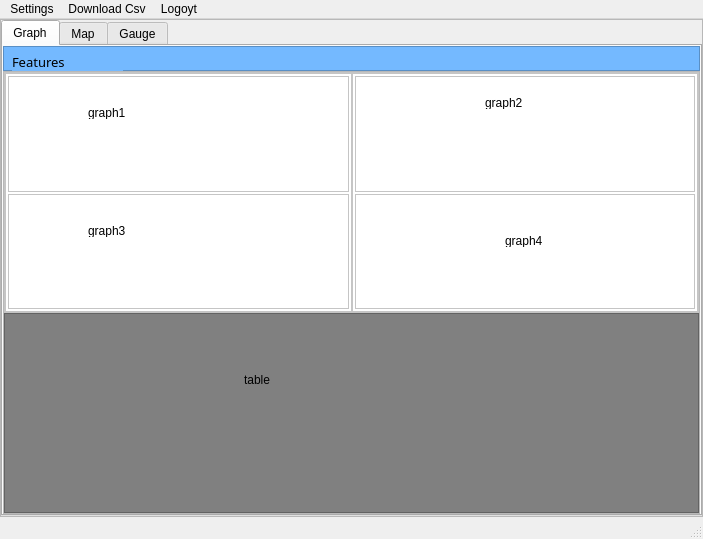
<?xml version="1.0" encoding="UTF-8"?>
<ui version="4.0">
 <class>MainWindow</class>
 <widget class="QMainWindow" name="MainWindow">
  <property name="geometry">
   <rect>
    <x>0</x>
    <y>0</y>
    <width>703</width>
    <height>539</height>
   </rect>
  </property>
  <property name="windowTitle">
   <string>MainWindow</string>
  </property>
  <widget class="QWidget" name="centralwidget">
   <layout class="QHBoxLayout" name="horizontalLayout">
    <property name="spacing">
     <number>0</number>
    </property>
    <property name="leftMargin">
     <number>0</number>
    </property>
    <property name="topMargin">
     <number>0</number>
    </property>
    <property name="rightMargin">
     <number>0</number>
    </property>
    <property name="bottomMargin">
     <number>0</number>
    </property>
    <item>
     <widget class="QFrame" name="frame">
      <property name="frameShape">
       <enum>QFrame::StyledPanel</enum>
      </property>
      <property name="frameShadow">
       <enum>QFrame::Raised</enum>
      </property>
      <layout class="QHBoxLayout" name="horizontalLayout_2">
       <property name="spacing">
        <number>0</number>
       </property>
       <property name="leftMargin">
        <number>0</number>
       </property>
       <property name="topMargin">
        <number>0</number>
       </property>
       <property name="rightMargin">
        <number>0</number>
       </property>
       <property name="bottomMargin">
        <number>0</number>
       </property>
       <item>
        <widget class="QTabWidget" name="tabWidget">
         <property name="tabShape">
          <enum>QTabWidget::Rounded</enum>
         </property>
         <property name="currentIndex">
          <number>0</number>
         </property>
         <property name="iconSize">
          <size>
           <width>22</width>
           <height>24</height>
          </size>
         </property>
         <widget class="QWidget" name="graph">
          <attribute name="title">
           <string>Graph</string>
          </attribute>
          <layout class="QVBoxLayout" name="verticalLayout_2">
           <property name="spacing">
            <number>0</number>
           </property>
           <property name="leftMargin">
            <number>0</number>
           </property>
           <property name="topMargin">
            <number>0</number>
           </property>
           <property name="rightMargin">
            <number>0</number>
           </property>
           <property name="bottomMargin">
            <number>0</number>
           </property>
           <item>
            <widget class="QFrame" name="frame_2">
             <property name="maximumSize">
              <size>
               <width>16777215</width>
               <height>25</height>
              </size>
             </property>
             <property name="styleSheet">
              <string notr="true">background-color:rgb(116, 185, 255)</string>
             </property>
             <property name="frameShape">
              <enum>QFrame::StyledPanel</enum>
             </property>
             <property name="frameShadow">
              <enum>QFrame::Raised</enum>
             </property>
             <widget class="QLabel" name="label">
              <property name="geometry">
               <rect>
                <x>9</x>
                <y>5</y>
                <width>111</width>
                <height>21</height>
               </rect>
              </property>
              <property name="font">
               <font>
                <family>Myanmar Text</family>
                <pointsize>10</pointsize>
               </font>
              </property>
              <property name="text">
               <string>Features</string>
              </property>
             </widget>
            </widget>
           </item>
           <item>
            <widget class="QFrame" name="frame_3">
             <property name="sizePolicy">
              <sizepolicy hsizetype="Preferred" vsizetype="Preferred">
               <horstretch>0</horstretch>
               <verstretch>0</verstretch>
              </sizepolicy>
             </property>
             <property name="frameShape">
              <enum>QFrame::StyledPanel</enum>
             </property>
             <property name="frameShadow">
              <enum>QFrame::Raised</enum>
             </property>
             <layout class="QVBoxLayout" name="verticalLayout_3">
              <property name="spacing">
               <number>0</number>
              </property>
              <property name="leftMargin">
               <number>0</number>
              </property>
              <property name="topMargin">
               <number>0</number>
              </property>
              <property name="rightMargin">
               <number>0</number>
              </property>
              <property name="bottomMargin">
               <number>0</number>
              </property>
              <item>
               <widget class="QFrame" name="frame_4">
                <property name="styleSheet">
                 <string notr="true">background-color:rgb(255, 255, 255)</string>
                </property>
                <property name="frameShape">
                 <enum>QFrame::StyledPanel</enum>
                </property>
                <property name="frameShadow">
                 <enum>QFrame::Raised</enum>
                </property>
                <layout class="QHBoxLayout" name="horizontalLayout_3">
                 <property name="spacing">
                  <number>0</number>
                 </property>
                 <property name="leftMargin">
                  <number>0</number>
                 </property>
                 <property name="topMargin">
                  <number>0</number>
                 </property>
                 <property name="rightMargin">
                  <number>0</number>
                 </property>
                 <property name="bottomMargin">
                  <number>0</number>
                 </property>
                 <item>
                  <widget class="QFrame" name="frame_6">
                   <property name="styleSheet">
                    <string notr="true">background-color:rgb(255, 255, 255)</string>
                   </property>
                   <property name="frameShape">
                    <enum>QFrame::StyledPanel</enum>
                   </property>
                   <property name="frameShadow">
                    <enum>QFrame::Raised</enum>
                   </property>
                   <layout class="QVBoxLayout" name="verticalLayout_4">
                    <property name="spacing">
                     <number>2</number>
                    </property>
                    <property name="leftMargin">
                     <number>2</number>
                    </property>
                    <property name="topMargin">
                     <number>2</number>
                    </property>
                    <property name="rightMargin">
                     <number>2</number>
                    </property>
                    <property name="bottomMargin">
                     <number>2</number>
                    </property>
                    <item>
                     <widget class="QFrame" name="frame_8">
                      <property name="styleSheet">
                       <string notr="true"/>
                      </property>
                      <property name="frameShape">
                       <enum>QFrame::StyledPanel</enum>
                      </property>
                      <property name="frameShadow">
                       <enum>QFrame::Raised</enum>
                      </property>
                      <widget class="QLabel" name="label_2">
                       <property name="geometry">
                        <rect>
                         <x>80</x>
                         <y>30</y>
                         <width>47</width>
                         <height>13</height>
                        </rect>
                       </property>
                       <property name="text">
                        <string>graph1</string>
                       </property>
                      </widget>
                     </widget>
                    </item>
                    <item>
                     <widget class="QFrame" name="frame_9">
                      <property name="styleSheet">
                       <string notr="true"/>
                      </property>
                      <property name="frameShape">
                       <enum>QFrame::StyledPanel</enum>
                      </property>
                      <property name="frameShadow">
                       <enum>QFrame::Raised</enum>
                      </property>
                      <widget class="QLabel" name="label_3">
                       <property name="geometry">
                        <rect>
                         <x>80</x>
                         <y>30</y>
                         <width>47</width>
                         <height>13</height>
                        </rect>
                       </property>
                       <property name="text">
                        <string>graph3</string>
                       </property>
                      </widget>
                     </widget>
                    </item>
                   </layout>
                  </widget>
                 </item>
                 <item>
                  <widget class="QFrame" name="frame_7">
                   <property name="styleSheet">
                    <string notr="true">background-color:rgb(255, 255, 255)</string>
                   </property>
                   <property name="frameShape">
                    <enum>QFrame::StyledPanel</enum>
                   </property>
                   <property name="frameShadow">
                    <enum>QFrame::Raised</enum>
                   </property>
                   <layout class="QVBoxLayout" name="verticalLayout_5">
                    <property name="spacing">
                     <number>2</number>
                    </property>
                    <property name="leftMargin">
                     <number>2</number>
                    </property>
                    <property name="topMargin">
                     <number>2</number>
                    </property>
                    <property name="rightMargin">
                     <number>2</number>
                    </property>
                    <property name="bottomMargin">
                     <number>2</number>
                    </property>
                    <item>
                     <widget class="QFrame" name="frame_10">
                      <property name="styleSheet">
                       <string notr="true"/>
                      </property>
                      <property name="frameShape">
                       <enum>QFrame::StyledPanel</enum>
                      </property>
                      <property name="frameShadow">
                       <enum>QFrame::Raised</enum>
                      </property>
                      <widget class="QLabel" name="label_4">
                       <property name="geometry">
                        <rect>
                         <x>130</x>
                         <y>20</y>
                         <width>47</width>
                         <height>13</height>
                        </rect>
                       </property>
                       <property name="text">
                        <string>graph2</string>
                       </property>
                      </widget>
                     </widget>
                    </item>
                    <item>
                     <widget class="QFrame" name="frame_11">
                      <property name="styleSheet">
                       <string notr="true"/>
                      </property>
                      <property name="frameShape">
                       <enum>QFrame::StyledPanel</enum>
                      </property>
                      <property name="frameShadow">
                       <enum>QFrame::Raised</enum>
                      </property>
                      <widget class="QLabel" name="label_5">
                       <property name="geometry">
                        <rect>
                         <x>150</x>
                         <y>40</y>
                         <width>47</width>
                         <height>13</height>
                        </rect>
                       </property>
                       <property name="text">
                        <string>graph4</string>
                       </property>
                      </widget>
                     </widget>
                    </item>
                   </layout>
                  </widget>
                 </item>
                </layout>
               </widget>
              </item>
              <item>
               <widget class="QFrame" name="frame_5">
                <property name="maximumSize">
                 <size>
                  <width>16777215</width>
                  <height>200</height>
                 </size>
                </property>
                <property name="styleSheet">
                 <string notr="true">background-color:grey</string>
                </property>
                <property name="frameShape">
                 <enum>QFrame::StyledPanel</enum>
                </property>
                <property name="frameShadow">
                 <enum>QFrame::Raised</enum>
                </property>
                <widget class="QLabel" name="label_6">
                 <property name="geometry">
                  <rect>
                   <x>240</x>
                   <y>60</y>
                   <width>47</width>
                   <height>13</height>
                  </rect>
                 </property>
                 <property name="text">
                  <string>table</string>
                 </property>
                </widget>
               </widget>
              </item>
             </layout>
            </widget>
           </item>
          </layout>
         </widget>
         <widget class="QWidget" name="map">
          <attribute name="title">
           <string>Map</string>
          </attribute>
          <layout class="QVBoxLayout" name="verticalLayout">
           <property name="leftMargin">
            <number>0</number>
           </property>
           <property name="topMargin">
            <number>0</number>
           </property>
           <item>
            <widget class="QFrame" name="frame_12">
             <property name="styleSheet">
              <string notr="true">background-color:white</string>
             </property>
             <property name="frameShape">
              <enum>QFrame::StyledPanel</enum>
             </property>
             <property name="frameShadow">
              <enum>QFrame::Raised</enum>
             </property>
             <layout class="QVBoxLayout" name="verticalLayout_6">
              <property name="spacing">
               <number>0</number>
              </property>
              <property name="leftMargin">
               <number>0</number>
              </property>
              <property name="topMargin">
               <number>0</number>
              </property>
              <property name="rightMargin">
               <number>0</number>
              </property>
              <property name="bottomMargin">
               <number>0</number>
              </property>
              <item>
               <widget class="QFrame" name="frame_13">
                <property name="styleSheet">
                 <string notr="true">background-color:white</string>
                </property>
                <property name="frameShape">
                 <enum>QFrame::StyledPanel</enum>
                </property>
                <property name="frameShadow">
                 <enum>QFrame::Raised</enum>
                </property>
                <widget class="QLabel" name="label_7">
                 <property name="geometry">
                  <rect>
                   <x>120</x>
                   <y>90</y>
                   <width>47</width>
                   <height>13</height>
                  </rect>
                 </property>
                 <property name="text">
                  <string>map</string>
                 </property>
                </widget>
               </widget>
              </item>
              <item>
               <widget class="QFrame" name="frame_14">
                <property name="maximumSize">
                 <size>
                  <width>16777215</width>
                  <height>150</height>
                 </size>
                </property>
                <property name="styleSheet">
                 <string notr="true">background-color:grey

</string>
                </property>
                <property name="frameShape">
                 <enum>QFrame::StyledPanel</enum>
                </property>
                <property name="frameShadow">
                 <enum>QFrame::Raised</enum>
                </property>
                <widget class="QLabel" name="label_8">
                 <property name="geometry">
                  <rect>
                   <x>190</x>
                   <y>30</y>
                   <width>47</width>
                   <height>13</height>
                  </rect>
                 </property>
                 <property name="text">
                  <string>features</string>
                 </property>
                </widget>
               </widget>
              </item>
             </layout>
            </widget>
           </item>
          </layout>
         </widget>
         <widget class="QWidget" name="gauge">
          <attribute name="title">
           <string>Gauge</string>
          </attribute>
          <layout class="QVBoxLayout" name="verticalLayout_7">
           <property name="spacing">
            <number>0</number>
           </property>
           <property name="leftMargin">
            <number>0</number>
           </property>
           <property name="topMargin">
            <number>0</number>
           </property>
           <property name="rightMargin">
            <number>0</number>
           </property>
           <property name="bottomMargin">
            <number>0</number>
           </property>
           <item>
            <widget class="QFrame" name="frame_15">
             <property name="styleSheet">
              <string notr="true">background-color:white</string>
             </property>
             <property name="frameShape">
              <enum>QFrame::StyledPanel</enum>
             </property>
             <property name="frameShadow">
              <enum>QFrame::Raised</enum>
             </property>
             <layout class="QHBoxLayout" name="horizontalLayout_4">
              <property name="spacing">
               <number>0</number>
              </property>
              <property name="leftMargin">
               <number>0</number>
              </property>
              <property name="topMargin">
               <number>0</number>
              </property>
              <property name="rightMargin">
               <number>0</number>
              </property>
              <property name="bottomMargin">
               <number>0</number>
              </property>
              <item>
               <widget class="QFrame" name="frame_17">
                <property name="frameShape">
                 <enum>QFrame::StyledPanel</enum>
                </property>
                <property name="frameShadow">
                 <enum>QFrame::Raised</enum>
                </property>
                <layout class="QVBoxLayout" name="verticalLayout_8">
                 <property name="spacing">
                  <number>2</number>
                 </property>
                 <property name="leftMargin">
                  <number>2</number>
                 </property>
                 <property name="topMargin">
                  <number>2</number>
                 </property>
                 <property name="rightMargin">
                  <number>2</number>
                 </property>
                 <property name="bottomMargin">
                  <number>2</number>
                 </property>
                 <item>
                  <widget class="QFrame" name="frame_19">
                   <property name="frameShape">
                    <enum>QFrame::StyledPanel</enum>
                   </property>
                   <property name="frameShadow">
                    <enum>QFrame::Raised</enum>
                   </property>
                   <widget class="QLabel" name="label_9">
                    <property name="geometry">
                     <rect>
                      <x>50</x>
                      <y>40</y>
                      <width>47</width>
                      <height>13</height>
                     </rect>
                    </property>
                    <property name="text">
                     <string>Gauge 1</string>
                    </property>
                   </widget>
                  </widget>
                 </item>
                 <item>
                  <widget class="QFrame" name="frame_20">
                   <property name="frameShape">
                    <enum>QFrame::StyledPanel</enum>
                   </property>
                   <property name="frameShadow">
                    <enum>QFrame::Raised</enum>
                   </property>
                   <widget class="QLabel" name="label_10">
                    <property name="geometry">
                     <rect>
                      <x>130</x>
                      <y>80</y>
                      <width>47</width>
                      <height>13</height>
                     </rect>
                    </property>
                    <property name="text">
                     <string>Gauge3</string>
                    </property>
                   </widget>
                  </widget>
                 </item>
                </layout>
               </widget>
              </item>
              <item>
               <widget class="QFrame" name="frame_18">
                <property name="frameShape">
                 <enum>QFrame::StyledPanel</enum>
                </property>
                <property name="frameShadow">
                 <enum>QFrame::Raised</enum>
                </property>
                <layout class="QVBoxLayout" name="verticalLayout_9">
                 <property name="spacing">
                  <number>2</number>
                 </property>
                 <property name="leftMargin">
                  <number>2</number>
                 </property>
                 <property name="topMargin">
                  <number>2</number>
                 </property>
                 <property name="rightMargin">
                  <number>2</number>
                 </property>
                 <property name="bottomMargin">
                  <number>2</number>
                 </property>
                 <item>
                  <widget class="QFrame" name="frame_21">
                   <property name="frameShape">
                    <enum>QFrame::StyledPanel</enum>
                   </property>
                   <property name="frameShadow">
                    <enum>QFrame::Raised</enum>
                   </property>
                   <widget class="QLabel" name="label_12">
                    <property name="geometry">
                     <rect>
                      <x>40</x>
                      <y>40</y>
                      <width>47</width>
                      <height>13</height>
                     </rect>
                    </property>
                    <property name="text">
                     <string>Gauge 2</string>
                    </property>
                   </widget>
                  </widget>
                 </item>
                 <item>
                  <widget class="QFrame" name="frame_22">
                   <property name="frameShape">
                    <enum>QFrame::StyledPanel</enum>
                   </property>
                   <property name="frameShadow">
                    <enum>QFrame::Raised</enum>
                   </property>
                   <widget class="QLabel" name="label_13">
                    <property name="geometry">
                     <rect>
                      <x>220</x>
                      <y>80</y>
                      <width>47</width>
                      <height>13</height>
                     </rect>
                    </property>
                    <property name="text">
                     <string>Gauge4 </string>
                    </property>
                   </widget>
                  </widget>
                 </item>
                </layout>
               </widget>
              </item>
             </layout>
            </widget>
           </item>
           <item>
            <widget class="QFrame" name="frame_16">
             <property name="maximumSize">
              <size>
               <width>16777215</width>
               <height>150</height>
              </size>
             </property>
             <property name="styleSheet">
              <string notr="true">background-color:grey</string>
             </property>
             <property name="frameShape">
              <enum>QFrame::StyledPanel</enum>
             </property>
             <property name="frameShadow">
              <enum>QFrame::Raised</enum>
             </property>
             <widget class="QLabel" name="label_11">
              <property name="geometry">
               <rect>
                <x>270</x>
                <y>60</y>
                <width>47</width>
                <height>13</height>
               </rect>
              </property>
              <property name="text">
               <string>Health etc</string>
              </property>
             </widget>
            </widget>
           </item>
          </layout>
         </widget>
        </widget>
       </item>
      </layout>
     </widget>
    </item>
   </layout>
  </widget>
  <widget class="QMenuBar" name="menubar">
   <property name="geometry">
    <rect>
     <x>0</x>
     <y>0</y>
     <width>703</width>
     <height>21</height>
    </rect>
   </property>
   <widget class="QMenu" name="menuNli_Dashboard">
    <property name="title">
     <string>Settings</string>
    </property>
    <addaction name="separator"/>
   </widget>
   <widget class="QMenu" name="menuDownload_Csv">
    <property name="title">
     <string>Download Csv</string>
    </property>
   </widget>
   <widget class="QMenu" name="menuLogoyt">
    <property name="title">
     <string>Logoyt</string>
    </property>
   </widget>
   <addaction name="menuNli_Dashboard"/>
   <addaction name="menuDownload_Csv"/>
   <addaction name="menuLogoyt"/>
  </widget>
  <widget class="QStatusBar" name="statusbar"/>
  <action name="actionSettings">
   <property name="text">
    <string>Settings</string>
   </property>
  </action>
  <action name="actionLogout">
   <property name="text">
    <string>Logout</string>
   </property>
  </action>
  <action name="actionDownload_csv">
   <property name="text">
    <string>Download csv</string>
   </property>
  </action>
 </widget>
 <resources/>
 <connections/>
</ui>
